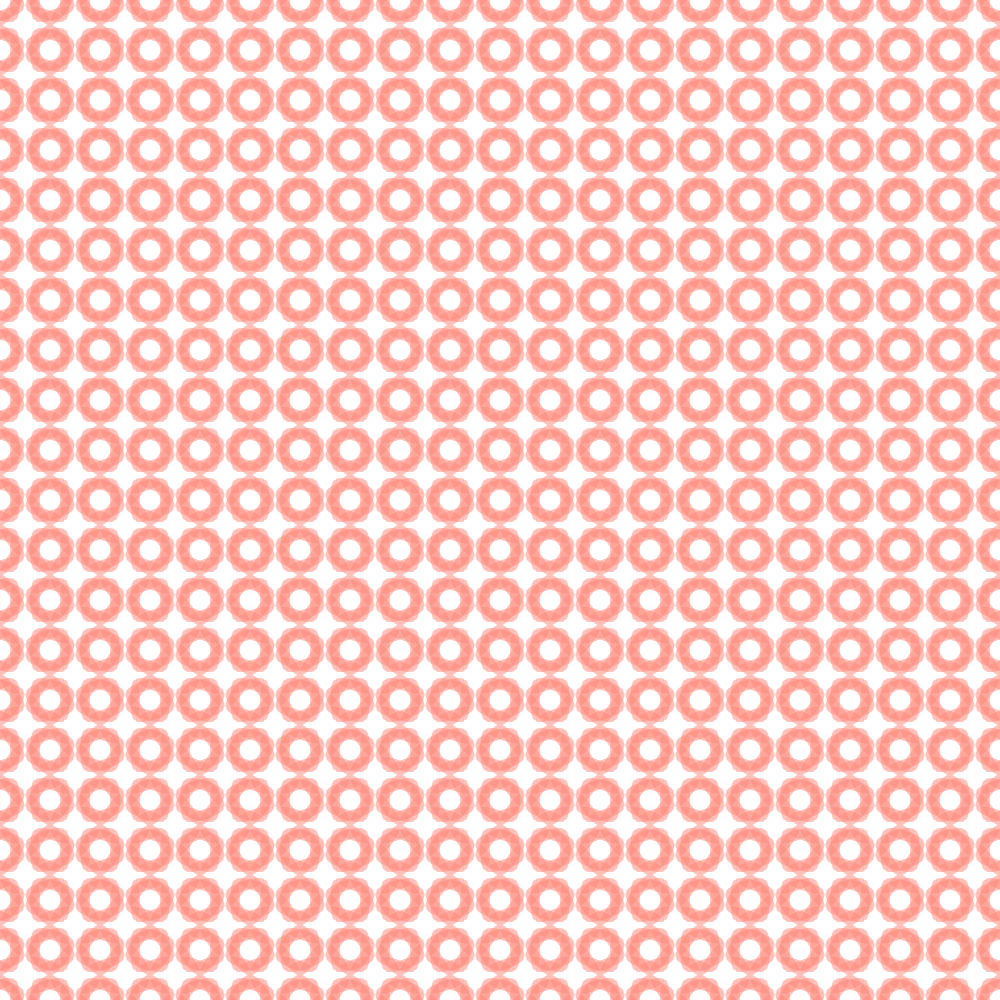
Frame 1 (no input)
Frame 60 (no input): identical to frame 1, image omitted
Frame 120 (the mouse pressed at the canvas centre since frame 60): identical to frame 1, image omitted

The p5.js sketch that drew this single still picture (run headless with seeded random() and noise() and a simulated clock; from frame 60 on, the mouse is pressed at the canvas centre):

// p5.js sketch
// ── sketch.js
var tilesX = 50;
var tilesY = 50;

var tileWidth = 100; //change this to match the width of your symbol
var tileHeight = 100; //change this to match the height of your symbol

var rowOffset = 0; // this will change the offset of every second row

function setup() {
  createCanvas(1000, 1000);

  // change this to make your pattern bigger or smaller
  //a number less than 1 will make it smaller (0.5 is half the size)
  //a number bigger than 1 will make it bigger (2 will make it twice as big)
  scale(0.5);

  //change the numbers to make it fill up the screen if it isn't
  for (var i = -10; i < tilesX; ++i) {
    for (var j = -10; j < tilesY; ++j) {

      //rename the title of the function to the name of one of your symbol/glyph functions.
      //don't worry about the sillybusiness going on in the brackets for now, 
      //that's my gift to you ;)
      spin(i * tileWidth + (j % 2 == 0 ? rowOffset : 0), j * tileHeight);

    }
  }

}

function draw() {


}

function spin(middleX, middleY) {
  // Set colors
  push();
  fill(255, 134, 120, 127);
  noStroke();


  // A design for a simple flower
  translate(middleX, middleY);

  for (var i = 0; i < 10; i++) {
    ellipse(30, 0, 20, 80);
    rotate(PI / 5);
  }
  pop();
}
